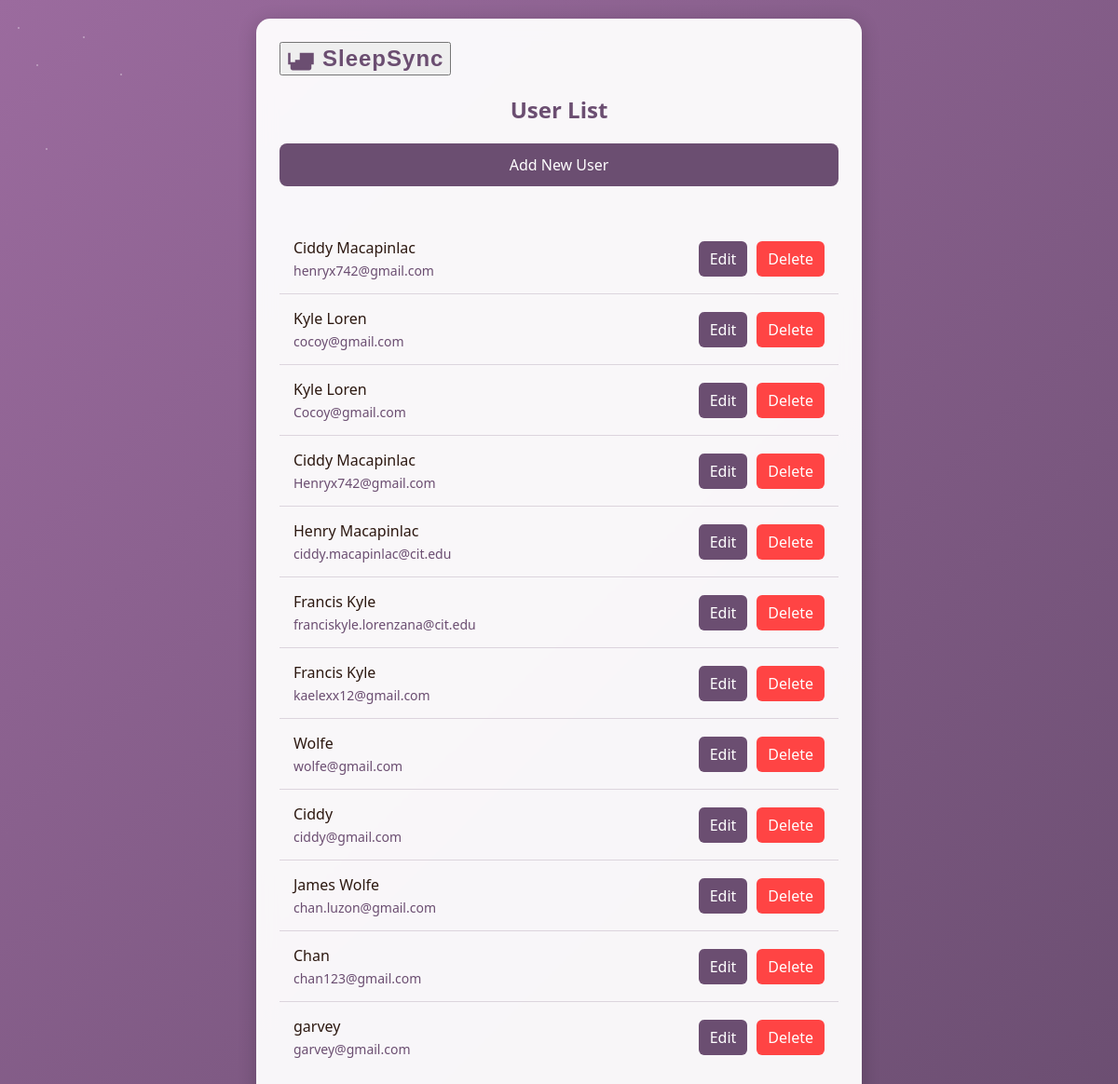
Before: /tracker/users/ with the older database file.
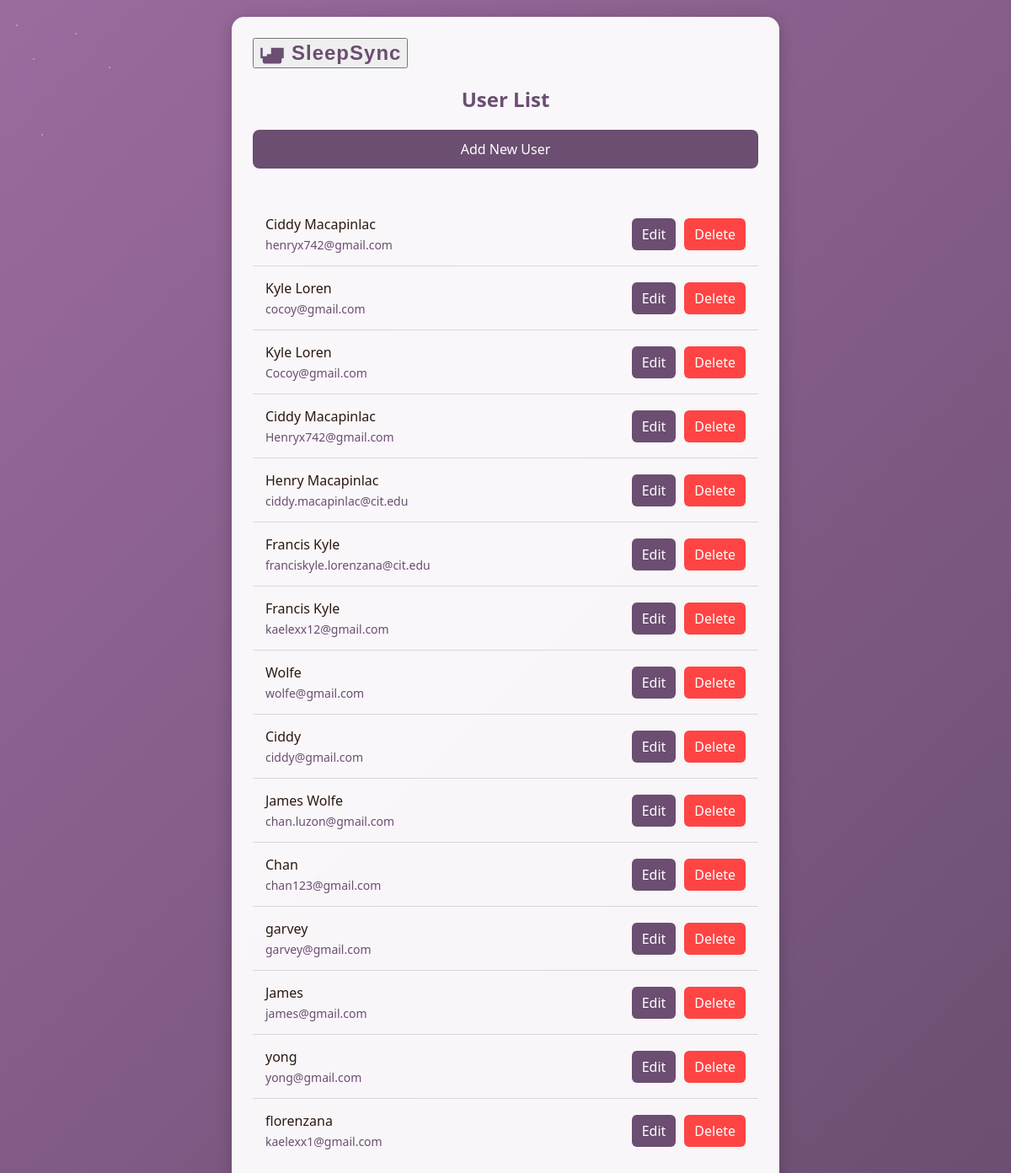
After: the same page with the newer database file.
### tracker/models.py (models this page shows, shortened)
class User(AbstractBaseUser):
    userID = models.AutoField(primary_key=True)  # Explicitly define the primary key
    email = models.EmailField(unique=True)
    first_name = models.CharField(max_length=30, blank=True)
    last_name = models.CharField(max_length=30, blank=True)
    name = models.CharField(max_length=100, blank=True)
    preferredWakeTime = models.TimeField(null=True, blank=True)
    sleepGoals = models.TextField(blank=True)
    is_active = models.BooleanField(default=True)
    is_staff = models.BooleanField(default=False)
    objects = UserManager()
    USERNAME_FIELD = 'email'
    REQUIRED_FIELDS = ['first_name', 'last_name']

### tracker/views.py (the view)
# urls.py: path('users/', views.user_list, name='user_list'),
def user_list(request):
    users = User.objects.all()
    return render(request, 'tracker/user_list.html', {'users': users})

### tracker/templates/tracker/user_list.html (shortened to what this page needs)
<!DOCTYPE html>
<html lang="en">
<head>
</head>
<body>
    <div class="container">
        <button class="logo" onclick="window.location.href='{% url 'landing_page' %}'">
            <svg viewBox="0 0 24 24">
                <path d="M19 7h-8v8H3V7H1v10h2v3c0 1.1.9 2 2 2h14c1.1 0 2-.9 2-2v-3h2V7h-2zM7 19h10v-6H7v6z"/>
            </svg>
            <span class="logo-text">SleepSync</span>
        </button>
        <h2>User List</h2>
        <a href="{% url 'user_create' %}" class="create-btn">Add New User</a>
        <ul>
            {% for user in users %}
            <li>
                <div class="user-info">
                    <span class="user-name">{{ user.name }}</span>
                    <span class="user-email">{{ user.email }}</span>
                </div>
                <div class="actions">
                    <a href="{% url 'user_update' user.pk %}" class="edit-btn">Edit</a>
                    <a href="{% url 'user_delete' user.pk %}" class="delete-btn">Delete</a>
                </div>
            </li>
            {% empty %}
            <li style="text-align: center; color: #6b4e71;">No users found.</li>
            {% endfor %}
        </ul>
    </div>
</body>
</html>

### tracker/templates/tracker/user_list.html (style rules this page uses)
body { font-family: 'Segoe UI', sans-serif; margin: 0; min-height: 100vh; background: linear-gradient(135deg, #9b6b9e 0%, #6b4e71 100%); display: flex; align-items: center; justify-content: center; padding: 20px; color: #2c1810; }
.container { width: 100%; max-width: 600px; background: rgba(255, 255, 255, 0.95); padding: 25px; border-radius: 15px; box-shadow: 0 4px 20px rgba(0, 0, 0, 0.2); backdrop-filter: blur(10px); }
.logo { display: flex; align-items: center; gap: 8px; margin-bottom: 20px; }
.logo svg { width: 30px; height: 30px; fill: #6b4e71; }
.logo-text { font-size: 24px; font-weight: bold; color: #6b4e71; letter-spacing: 1px; }
h2 { color: #6b4e71; text-align: center; margin: 20px 0; font-size: 24px; }
.create-btn { display: inline-block; padding: 12px 20px; background-color: #6b4e71; color: white; text-decoration: none; border-radius: 8px; margin-bottom: 20px; transition: background-color 0.3s ease; text-align: center; width: 100%; box-sizing: border-box; }
ul { list-style-type: none; padding: 0; margin: 20px 0; }
li { padding: 15px; border-bottom: 1px solid rgba(107, 78, 113, 0.2); display: flex; justify-content: space-between; align-items: center; }
li:last-child { border-bottom: none; }
.user-info { display: flex; flex-direction: column; gap: 4px; }
.user-name { font-size: 16px; color: #2c1810; font-weight: 500; }
.user-email { font-size: 14px; color: #6b4e71; }
.actions { display: flex; gap: 10px; }
.edit-btn, .delete-btn { padding: 8px 12px; border-radius: 6px; text-decoration: none; transition: all 0.3s ease; }
.edit-btn { background-color: #6b4e71; color: white; }
.delete-btn { background-color: #ff4444; color: white; }

Changed rows visible on the page:
added User: name "James", email "james@gmail.com"
added User: name "yong", email "yong@gmail.com"
added User: name "florenzana", email "kaelexx1@gmail.com"
